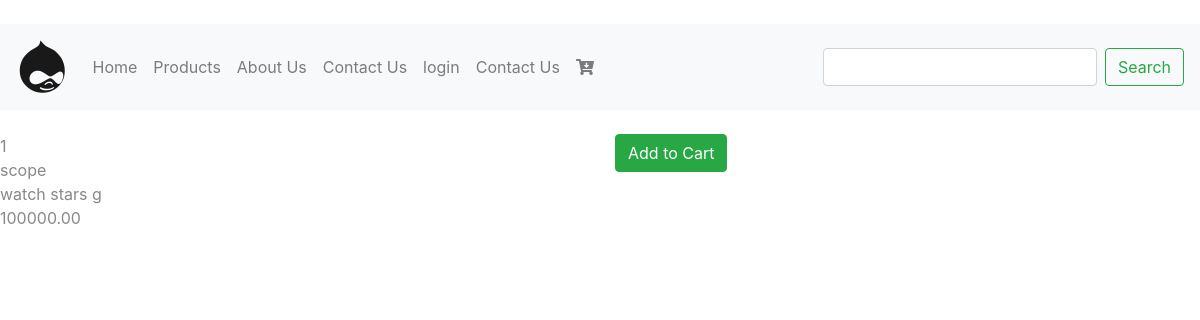
The app's page /products/scope/, older data.
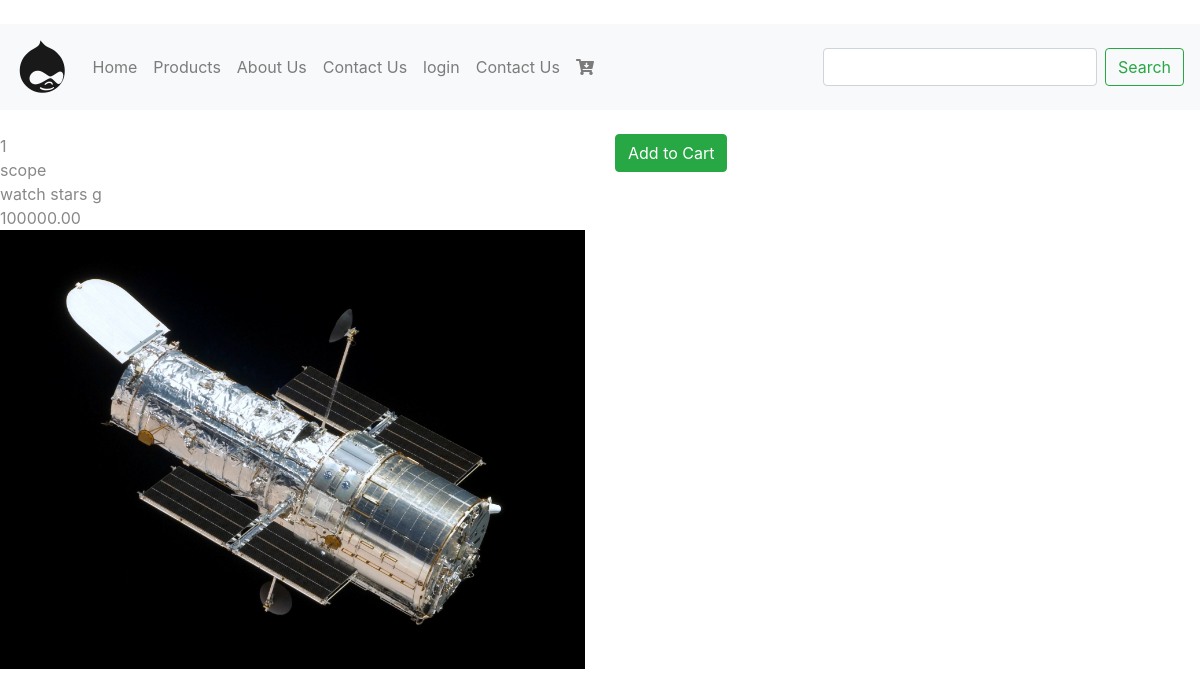
The same page, newer data.
### products/models.py (models this page shows, shortened)
class ProductModel(models.Model):
    title = models.CharField(max_length=50)
    slug = models.SlugField(blank=True, unique=True)
    description = models.TextField()
    price = models.DecimalField(decimal_places=2, max_digits=10)
    image = models.ImageField(upload_to=upload_image_path, null=True, blank=True)
    featured = models.BooleanField(default=False)
    active = models.BooleanField(default=True)
    objects = ProductModelManager()

### products/views.py (the view)
# urls.py: re_path(r'^products/(?P<slug>[\w-]+)/$', ProductDetailSlugView.as_view(), name='prod_detail'),
class ProductDetailSlugView(DetailView):
    queryset = ProductModel.objects.all()
    template_name = "products/product_detail.html"
    def get_context_data(self, **kwargs):
        context = super(ProductDetailSlugView, self).get_context_data(**kwargs)
        cart_object, new_object = Cart.objects.new_get(self.request)
        context['cart'] = cart_object
        return context
    def get_object(self, *args, **kwargs):
        request = self.request
        slug = self.kwargs.get("slug")
        try:
            obj = ProductModel.objects.get(slug=slug, active=True)
        except ProductModel.DoesNotExist:
            raise Http404("Does not exist")
        except ProductModel.MultipleObjectsReturned:
            qs = ProductModel.objects.filter(slug=slug, active=True)
            obj = qs.first()
        except:
            raise Http404("da ppaccck")
        return obj

### carts/models.py (called while the page is built)
def pre_save_cart_r(sender, instance, **kwargs):
    if instance.subtotal > 0:
        instance.total = instance.subtotal
    else:
        instance.total = 0.00

    def new_get(self, request):
        cart_id = request.session.get('cart_id', None)
        qs = self.get_queryset().filter(id=cart_id)
        if qs.count() == 1:
            new_object = False
            obj = qs.first()
            if request.user.is_authenticated and obj.user is None:
                obj.user = request.user
                obj.save()
        else:
            obj = Cart.objects.new_cart(user=request.user)
            new_object = True
            request.session['cart_id'] = obj.id
        return obj, new_object

    def new_cart(self, user=None):
        user_object = None
        if user is not None:
            if user.is_authenticated:
                user_object = user
        return self.model.objects.create(user=user_object)

### products/models.py (called while the page is built)
    def active(self):
        return self.filter(active=True)

    def get_queryset(self):
        return ProductQuerySet(self.model, using=self._db)

    def all(self):
        return self.get_queryset().active()

### products/templates/products/product_detail.html (shortened to what this page needs)
{% extends 'base.html' %}
{% block body %}
    <div class="row">
        <div class="col-12 col-md-6">
            {{ object.id }} <br>
            {{ object.title }} <br>
            {{ object.description }} <br>
            {{ object.price }} <br>
            {% if object.image %}
                <img src="{{ object.image.url }}" class="img-fluid"/>
            {% endif %}
        </div>
        <div class="col-12 col-md-6">
            {% include 'products/bootstrap/update_the_cart.html' with product=object cart=cart %}
        </div>
    </div>
{% endblock %}

### templates/base.html (shortened to what this page needs)
{% load static %}
<!doctype html>
<html lang="en">
<head>
    <link rel="stylesheet" href="https://stackpath.bootstrapcdn.com/bootstrap/4.3.1/css/bootstrap.min.css"
>
    <link rel="stylesheet" href="{% static 'css/main.css' %}">
    <link rel="stylesheet" href="https://use.fontawesome.com/releases/v5.7.2/css/all.css">
</head>
<body>
<nav class="navbar sticky-top navbar-expand-lg navbar-light bg-light">
  <a class="navbar-brand" href="{% url 'home' %}"> <i class="fab fa-drupal fa-3x" style="padding: 0%"></i> </a>
    {% url 'home' as homeUrl %}
    {% url 'products' as productsUrl %}
    {% url 'about' as aboutUrl %}
    {% url 'contact_us' as contact_usUrl %}
    {% url 'login' as loginUrl %}
    {% url 'register' as registerUrl %}
    {% url 'cart' as cartUrl %}
  <div class="collapse navbar-collapse" id="navbarSupportedContent">
    <ul class="navbar-nav mr-auto">
      <li class="nav-item {% if request.path == homeUrl %} active {% endif %}">
          <a class="nav-link" href="{% url 'home' %}">Home <span class="sr-only">(current)</span></a>
      </li>
      <li class="nav-item {% if request.path == productsUrl %} active {% endif %}">
        <a class="nav-link" href="{% url 'products' %}">Products</a>
      </li>
        <li class="nav-item {% if request.path == aboutUrl %} active {% endif %}">
        <a class="nav-link" href="{% url 'about' %}">About Us</a>
      </li>
        <li class="nav-item {% if request.path == contact_usUrl %} active {% endif %}">
        <a class="nav-link" href="{% url 'contact_us' %}">Contact Us</a>
      </li>
    {% if request.user.is_authenticated %}
        <li class="nav-item {% if request.path == loginUrl %} active {% endif %}">
        <a class="nav-link" href="">logout</a>
      </li>
    {% else %}
        <li class="nav-item {% if request.path == loginUrl %} active {% endif %}">
        <a class="nav-link" href="{% url 'login' %}">login</a>
      </li>
          <li class="nav-item {% if request.path == contact_usUrl %} active {% endif %}">
        <a class="nav-link" href="{% url 'contact_us' %}">Contact Us</a>
      </li>
    {% endif %}
     <li class="nav-item {% if request.path == cartUrl %} active {% endif %}">
        <a class="nav-link" href="{% url 'cart' %}"> <i class="fas fa-cart-arrow-down"></i> {{ request.session.cart_total }} </a>
      </li>
    </ul>
    <form method="get" action="{% url "search" %}" class="form-inline my-2 my-lg-0">
      <input class="form-control mr-sm-2" type="search" placeholder="Search" aria-label="Search" name="q" value=" {{ request.GET.q }} ">
      <button class="btn btn-outline-success my-2 my-sm-0" type="submit">Search</button>
    </form>
  </div>
</nav>
  <br>
{% block body %}
{% endblock %}
</body>
</html>

### products/templates/products/bootstrap/update_the_cart.html (shortened to what this page needs)
 <form class="form" method="POST" action=" {% url "cart_update" %} "> {% csrf_token %}
{% if in_cart %}
    <button type="submit" class="btn-sm btn-danger">Remove from Cart</button>
{% else %}
    {% if product in cart.product.all %}
        <button type="submit" class="btn btn-danger">Remove from Cart</button>
    {% else %}
        <button type="submit" class="btn btn-success">Add to Cart</button>
    {% endif %}
{% endif %}
  </form>

### static_my_project/css/main.css (style rules this page uses)
body { color: #888888; }

Row changes from the older to the newer data that the page shows:
changed ProductModel "scope": image: picture added
